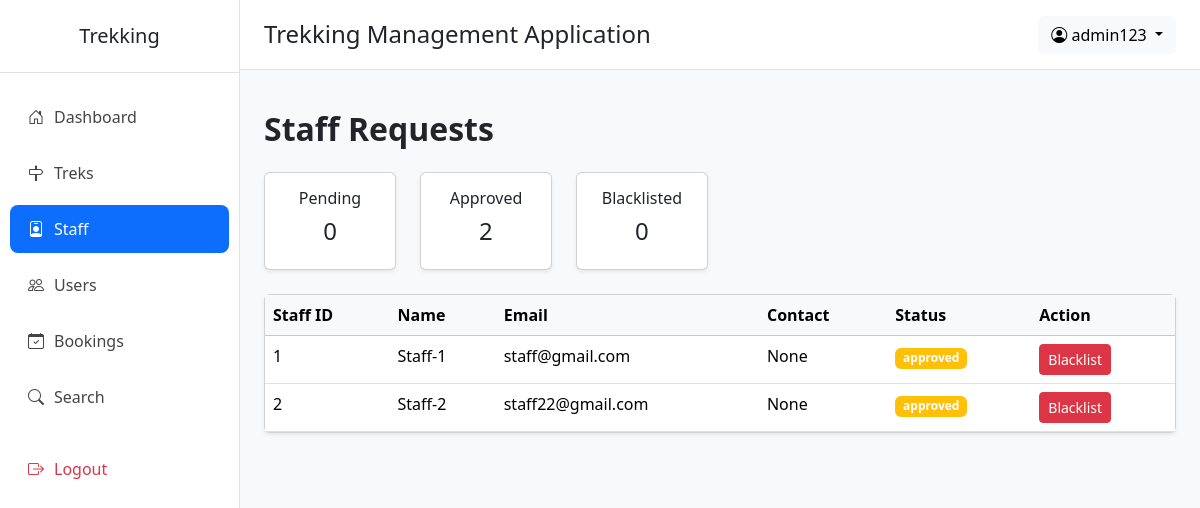
Screenshot of /admin/staff (signed in) with the database file from the repository.
### application/models.py (models this page shows)
class User(db.Model):
    __tablename__="users"
    id=db.Column(db.Integer(),primary_key=True,autoincrement=True)
    name=db.Column(db.String(),nullable=False)
    email=db.Column(db.String(),nullable=False,unique=True)
    phone=db.Column(db.String(),nullable=True)
    password=db.Column(db.String(),nullable=False)
    contact=db.Column(db.String(),nullable=True)
    role=db.Column(db.String(),default="user")       # admin | user | staff
    status=db.Column(db.String(),default="active")   # active | blacklisted | pending | rejected
    created_at=db.Column(db.DateTime(),server_default=db.func.now())
    updated_at=db.Column(db.DateTime(),server_default=db.func.now(),onupdate=db.func.now())
    staff_profile = db.relationship(
        "Staff",
        backref="user",
        uselist=False,
        foreign_keys="Staff.userid"
    )
    bookings = db.relationship(
        "Booking",
        backref="user",
        cascade="all, delete-orphan"
    )

class Staff(db.Model):
    __tablename__="staff"
    id=db.Column(db.Integer(),primary_key=True,autoincrement=True)
    userid=db.Column(db.Integer(),db.ForeignKey("users.id"))
    approval_status=db.Column(db.String(),default="pending") # pending | approved | rejected | blacklisted
    approved_by=db.Column(db.Integer(),db.ForeignKey("users.id"))
    approved_at=db.Column(db.DateTime(),nullable=True,default=None)
    bio=db.Column(db.String(),default=None,nullable=True)
    treks = db.relationship(
        "Trek",
        backref="staff"
    )

### application/admin_routes.py (the view)
@app.route("/admin/staff")
def all_staff():
    if("admin_id" not in session):
        return redirect("/login")
    this_admin=User.query.filter_by(id=session["admin_id"]).first()
    all_staff=Staff.query.all()
    active_staff=Staff.query.filter_by(approval_status="approved").all().__len__()
    pending_staff=Staff.query.filter_by(approval_status="pending").all().__len__()
    blacklisted_staff=Staff.query.filter_by(approval_status="blacklisted").all().__len__()
    return render_template("admin/manage_staff.html",this_admin=this_admin,all_staff=all_staff,active_staff=active_staff,pending_staff=pending_staff,blacklisted_staff=blacklisted_staff)

### templates/admin/manage_staff.html (shortened to what this page needs)
{% extends "admin/base.html" %}
{% block content %}
<h2 class="mb-4 fw-bold">
        Staff Requests
    </h2>
    <div class="row mb-4">
        <div class="col-md-2">
            <div class="card text-center shadow-sm">
                <div class="card-body">
                    <h6>Pending</h6>
                    <h4>{{ pending_staff }}</h4>
                </div>
            </div>
        </div>
        <div class="col-md-2">
            <div class="card text-center shadow-sm">
                <div class="card-body">
                    <h6>Approved</h6>
                    <h4>{{ active_staff }}</h4>
                </div>
            </div>
        </div>
        <div class="col-md-2">
            <div class="card text-center shadow-sm">
                <div class="card-body">
                    <h6>Blacklisted</h6>
                    <h4>{{ blacklisted_staff }}</h4>
                </div>
            </div>
        </div>
    </div>
    <div class="card shadow-sm">
        <div class="card-body p-0">
            <table class="table table-hover mb-0">
                <thead class="table-light">
                    <tr>
                        <th>Staff ID</th>
                        <th>Name</th>
                        <th>Email</th>
                        <th>Contact</th>
                        <th>Status</th>
                        <th>Action</th>
                    </tr>
                </thead>
                <tbody>
                {% for staff in all_staff %}
                <tr>
                    <td>{{ staff.id }}</td>
                    <td>{{ staff.user.name }}</td>
                    <td>{{ staff.user.email }}</td>
                    <td>{{ staff.user.contact }}</td>
                    <td>
                        <span class="badge bg-warning">
                            {{ staff.approval_status }}
                        </span>
                    </td>
                    <td>
                        {% if staff.approval_status == "approved" %}
                        <a
                            href="/reject_staff/{{ staff.id }}"
                            class="btn btn-danger btn-sm">
                            Blacklist
                        </a>
                        {% endif %}
                    </td>
                </tr>
                {% endfor %}
                </tbody>
            </table>
        </div>
    </div>
{% endblock %}

### templates/admin/base.html (shortened to what this page needs)
<!DOCTYPE html>
<html lang="en">
<head>
    <link href="https://cdn.jsdelivr.net/npm/bootstrap@5.3.8/dist/css/bootstrap.min.css" rel="stylesheet">
    <link href="https://cdn.jsdelivr.net/npm/bootstrap-icons@1.11.3/font/bootstrap-icons.css" rel="stylesheet">
</head>
<body>
<div class="d-flex">
    <div class="sidebar">
        <h5 class="text-center py-4 border-bottom">
            Trekking
        </h5>
        <ul class="nav flex-column mt-3">
            <li class="nav-item">
                <a class="nav-link {% if request.path == '/admin/dashboard' %}active{% endif %}" href="/admin/dashboard">
                    <i class="bi bi-house-door"></i>Dashboard
                </a>
            </li>
            <li class="nav-item">
                <a class="nav-link {% if '/admin/trek' in request.path %}active{% endif %}" href="/admin/treks">
                    <i class="bi bi-signpost"></i>Treks
                </a>
            </li>
            <li class="nav-item">
                <a class="nav-link {% if '/admin/staff' in request.path %}active{% endif %}" href="/admin/staff">
                    <i class="bi bi-person-badge"></i>Staff
                </a>
            </li>
            <li class="nav-item">
                <a class="nav-link {% if '/admin/users' in request.path %}active{% endif %}" href="/admin/users">
                    <i class="bi bi-people"></i>Users
                </a>
            </li>
            <li class="nav-item">
                <a class="nav-link {% if '/admin/all/booking' in request.path %}active{% endif %}" href="/admin/all/booking">
                    <i class="bi bi-calendar-check"></i>Bookings
                </a>
            </li>
            <li class="nav-item">
                <a class="nav-link {% if '/admin/search' in request.path %}active{% endif %} " href="/admin/search">
                    <i class="bi bi-search"></i>Search
                </a>
            </li>
            <li class="nav-item mt-3">
                <a class="nav-link text-danger" href="/logout">
                    <i class="bi bi-box-arrow-right"></i>Logout
                </a>
            </li>
        </ul>
    </div>
    <div class="flex-grow-1">
        <nav class="navbar topbar px-4">
            <h4 class="mb-0">
                Trekking Management Application
            </h4>
            <div class="dropdown">
                <button class="btn btn-light dropdown-toggle"
                        data-bs-toggle="dropdown">
                    <i class="bi bi-person-circle"></i>
                    {{ this_admin.name }}
                </button>
            </div>
        </nav>
        <div class="container-fluid p-4">
            {% block content %}
            {% endblock %}
        </div>
    </div>
</div>
</body>
</html>

### templates/admin/base.html (style rules this page uses)
body { background:#f8f9fa; overflow-x:hidden; }
.sidebar { width:240px; min-height:100vh; background:#fff; border-right:1px solid #dee2e6; }
.sidebar .nav-link { color:#444; padding:12px 18px; border-radius:8px; margin:4px 10px; font-weight:500; transition:.3s; }
.sidebar .nav-link:hover, .sidebar .nav-link.active { background:#0d6efd; color:white; }
.sidebar i { margin-right:10px; }
.topbar { background:#fff; border-bottom:1px solid #dee2e6; height:70px; }

### rows the page displays
User: name "admin123"
Staff: id "1", user.name "Staff-1", user.email "staff@gmail.com", user.contact "None", approval_status "approved"
Staff: id "2", user.name "Staff-2", user.email "staff22@gmail.com", user.contact "None", approval_status "approved"

### other values shown
{{ pending_staff }} "0"
{{ active_staff }} "2"
{{ blacklisted_staff }} "0"
